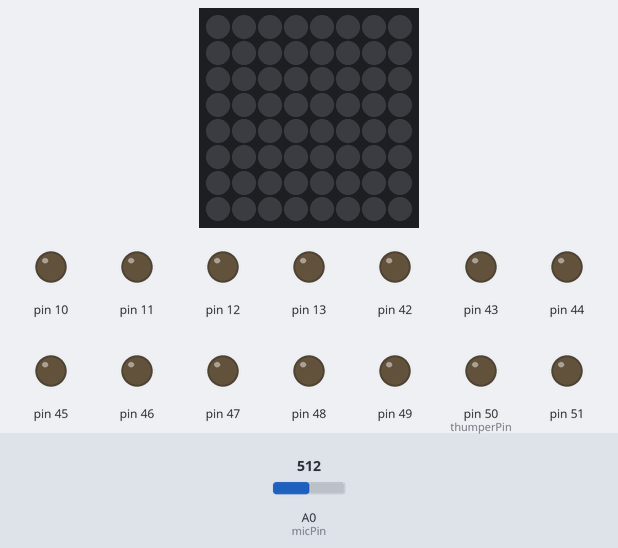
Simulated run of this sketch. Board: Arduino Mega 2560, built with avr-gcc and run on an emulated ATmega2560. Parts: 8×8 RGB LED matrix (first LED top left, wired row by row), output pins drawn as LEDs (lit = HIGH). The test bench sets the inputs (shaded band); at power-on: A0 (micPin) = 512. What the sketch prints to the serial monitor is not drawn.

Above: at 0.9 s.
Timing chart, 0 to 10.6 s (numbered marks = the images above):
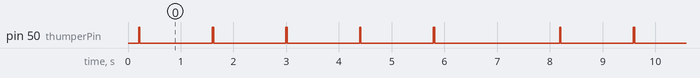

Measured:
- by itself, pin 50 (thumperPin): repeats every 8.0 s: 4 × (LOW 1.4 s, HIGH 0.03 s), LOW 2.4 s, HIGH 0.03 s
- by itself, everything shown: repeats every 8.0 s, in 10 steps

The sketch:

march21_i2c_rev1.ino
```cpp
#include <gfxfont.h>
#include <Adafruit_GFX.h>
#include <Wire.h>
#include <NewPing.h>
#include <Adafruit_LEDBackpack.h>
#include <stdint.h>

byte FWD = B00100010;  //ok
byte REV = B10001000;
byte rotRight = B00000000; //ok
byte rotLeft = B10101010; //ok
byte strRight = B00101000; //ok
byte strLeft = B10000010; //ok

byte All = B10101010;
// advanced motion variables
byte motionRear = B00010001;//Rear
byte motionFront = B01000100;//front
byte motion45Left = B00000101; // motion rightwheels
byte motion45Right = B01010000;
byte motionRightWheels = B00010001;// RIGHT WHEELS
byte motionLeftWheels = B01000100;// LEFT WHEELS

//%%%%%%%%%%%% CONVERSION FACTORS %%%%%%%%%%%%%%%%%%%%%%
int Steps;
float steps_per_inch = 217.6;
float steps_per_degree = 24;
byte motion = B01010101;
float dist_wall;
int period = 1000;


//********** sensor variables

// starboard and port

  #define TRIGGER_SensorLF 34     // ?
  #define ECHO_SensorLF 35        // ?
  #define TRIGGER_SensorLB 30     // ?
  #define ECHO_SensorLB 31        // ?
  #define TRIGGER_SensorRB 26     // ?
  #define ECHO_SensorRB 27        // ?
  #define TRIGGER_SensorRF 22     // ok
  #define ECHO_SensorRF 23        // ok

// fore and aft

  #define TRIGGER_SensorFR 28   //ok
  #define ECHO_SensorFR 29      //ok
  #define TRIGGER_SensorFL 36     //?
  #define ECHO_SensorFL 37        //?
  #define TRIGGER_SensorBL 32     //?
  #define ECHO_SensorBL 33        //?
  #define TRIGGER_SensorBR 24     //?
  #define ECHO_SensorBR 25       //?

  #define Max_Distance   100
  #define arrayIndex 1200        //may have to either decrease or increase the number of sample data reading that we take

  int Threshold = 513;          //if analogRead is greater than this value then increase counter


  int getData[arrayIndex] = {0};
  static int fiveData[6000] = {0};                              //this is the sample data

  int counter = 0;              //counts of signal going above the threshold
  int micPin= 0;                 //microphone pin number

  int thumperPin = 50;          //thumper pin number

  long averaging = 0;

  long timerA;
  long timerB;

  NewPing sonarFL(TRIGGER_SensorFL, ECHO_SensorFL,Max_Distance);
  NewPing sonarBL(TRIGGER_SensorBL, ECHO_SensorBL,Max_Distance);
  NewPing sonarBR(TRIGGER_SensorBR, ECHO_SensorBR,Max_Distance);
  NewPing sonarFR(TRIGGER_SensorFR, ECHO_SensorFR,Max_Distance);

  NewPing sonarLF(TRIGGER_SensorLF, ECHO_SensorLF,Max_Distance);
  NewPing sonarLB(TRIGGER_SensorLB, ECHO_SensorLB,Max_Distance);
  NewPing sonarRF(TRIGGER_SensorRB, ECHO_SensorRB,Max_Distance);
  NewPing sonarRB(TRIGGER_SensorRF, ECHO_SensorRF,Max_Distance);

  float micro_to_inches = 0.006756;
  float pi = 3.14159265;
  float sideWidth = 7.0675/micro_to_inches;
  float frontWidth = 6.75/micro_to_inches;

  float distanceXY;

  float oneFoot = 12/micro_to_inches;
  float Ycentered = 0.75/micro_to_inches;
  float Xcentered = 1.25/micro_to_inches;

  int Yoffset;
  int Xoffset;

  union byteToInt {byte input[4]; uint32_t out;};

  byteToInt byte_to_int;

  boolean gotData = 0;

  int byteCount = 0;

  const int FFT_SIZE = 256;

  uint32_t magnitudes[FFT_SIZE];

  int fft_bin = 0;

  boolean newMeas = false;

  int checkCount = 6;

  int sanityBoard[5][5]{{0,0,0,0,0},
                        {0,0,0,0,0},
                        {0,0,0,0,0},
                        {0,0,0,0,0},
                        {0,0,0,0,0}};

    // Define various ADC prescaler
    const unsigned char PS_16 = (1 << ADPS2);
    const unsigned char PS_32 = (1 << ADPS2) | (1 << ADPS0);
    const unsigned char PS_64 = (1 << ADPS2) | (1 << ADPS1);
    const unsigned char PS_128 = (1 << ADPS2) | (1 << ADPS1) | (1 << ADPS0);

//************************************************* LED MATRIX
int x;
int y;
int board[7][7]= {{0,0,0,0,0,0,0},
                  {0,0,0,0,0,0,0},
                  {0,0,0,0,0,0,0},
                  {0,0,0,0,0,0,0},
                  {0,0,0,0,0,0,0},
                  {0,0,0,0,0,0,0},
                  {0,0,0,0,0,0,0}};


Adafruit_BicolorMatrix matrix = Adafruit_BicolorMatrix();

//8************************************************* COMMAND PINS
int commandPin = 52;
//**************************************************SETUP
void setup()
{
  pinMode(thumperPin, OUTPUT);

//  Wire.begin(8);
//  Wire.onReceive(receiveEvent);
  Serial.begin(115200);
  //analogReadResolution(10);
  byte allOutputs = B11111111;
  matrix.begin(0x70);
  DDRL = allOutputs;
  DDRB = allOutputs;
  PORTB = 0x00;

  ADCSRA &= ~PS_128;
  ADCSRA |= PS_64;

x = 0;
y = 0;

delay(200);


//gridSearch();


//*****test section


//********************basic motion functions
//ForwardBackward (12,0,period);  //ok, distance calibrated. 12 inches= 110 steps (distance in inches, 1 fwd, 0 bwd, delay)
//strafe(12,1,50);            // (distance, right/left, delay
 //turn(180,1,100);
//advanced motion
//angleMotion (20,1,1,300);      // (distance, lerft/right , fw/bw/ , delay)
//arcMotion(90,1,1,300);       // (radius, arc degrees, left/right, fw/bw, delay)
//pivotMotion(90,1,1,300);    // (radius, arc degrees, left/right, fw/bw, delay)

//variable speed functions
//varSpeed (600,r,12,0); //calibrated 95%ish   (delay, speed ratio, distance, direction) (2.08 ratio/ 105 inches for almost perfect 12 in radius circle)

//final variable speed plus acceleration. working ok

//Steps = 1;
//float del;
//for (int i=1; i<Steps; i++)
//  {
//    del=800/i;
//    varSpeed (del,r,i*.2,1);
//  }
//float dis = 72-Steps*(Steps+1)*.1;
//    varSpeed (del,r,dis,1);

//for (int i=Steps; i>0; i--)
//  {
//    del=800/i;
//    varSpeed (del,r,i*.2,1);
//  }


//sonar ();

//alignLeft();
//alignBack();

//float wall = dist_wall;

//for (int i=0;i<6;i++)
//{
//varSpeed (800,.993,12,1);
//alignLeft();
//float angle1 = (dist_wall-wall)*micro_to_inches;
//angle1 = atan(angle1/12)*180/3.1415926;
//  else turn(-angle1,1,800);

//}
}

void loop()
{
//  if(newMeas){
//    Serial.print("\n");
//    Serial.print("Source:,");             //Which analog input source was that?
//    Serial.print("mic");
//    Serial.print(",");
//    for(int i=0;i<FFT_SIZE;i++)
//    {
//      Serial.print(magnitudes[i]);
//      Serial.print(",");
//    }
//      fft_bin = 0;
//      newMeas = false;
//}
//Serial.print("thump");
for(int j = 0; j < 5; j++){
    PORTB ^= 0x08;
    delay(25);
    PORTB ^= 0x08;
    timerA = micros();
    Serial.println("pre-loop");
    for (int i =0; i<arrayIndex;i++){
    Serial.println("within-loop");
      int x = analogRead(micPin);
      fiveData[i+arrayIndex*j] = x;
  }

     timerB = micros();
     delay(50);

     Serial.print("time: ");
     Serial.println(timerB - timerA);
}
//for(int k = 0; k<(arrayIndex*5); k++)
//{
//  if(fiveData[k]>Threshold)
//  {
//    counter++;
//  }
//}
Serial.println(counter);
//counter = 0;
delay(1000);

//Serial.print("counter = ");


//counter =  0;


   ///////////EXAMPLE OUTPUT////////////////

//Serial.print("Left Front = ");
//Serial.println(sonarLF.ping_median(5));
//
//Serial.print(" Left Back = ");
//Serial.println(sonarLB.ping_median(5));

//Serial.print(" Right Front = ");
//Serial.println(sonarRF.ping_median(5));
//
//Serial.print(" Right Back = ");
//Serial.println(sonarRB.ping_median(5));
//
//Serial.print(" Front Left = ");
//Serial.println(sonarFL.ping_median(5));
//
//Serial.print(" Front Right = ");
//Serial.println(sonarFR.ping_median(5));
//
//Serial.print(" Back Left = ");
//Serial.println(sonarBL.ping_median(5));
//
//Serial.print(" Back Right = ");
//Serial.println(sonarBR.ping_median(5));

//checkEmAll();
}

void gridSearch()
{
matrix.clear();
ForwardBackward(12,1,period);
y++;
turn(90,1,period);
ForwardBackward(12,1,period);
x++;
turn(90,0,period);
checkEmAll();
markHere(x,y);
while ((x < 5) || (y < 5))
  {
    if ( (x % 2) != 0 && y < 5)
        {
          ForwardBackward(12,1,period);
          y++;
      digitalWrite(commandPin, HIGH);
      delayMicroseconds(500000);
      digitalWrite(commandPin, LOW);
          //check obstacle
          //check tick tracer / dead end
          //display result
          markHere(x,y);
        }
    else if ( (x % 2) == 0 && y > 1)
    {
      ForwardBackward(12,0,period);
      y--;
      digitalWrite(commandPin, HIGH);
      delayMicroseconds(500000);
      digitalWrite(commandPin, LOW);
                //check obstacle
          //check tick tracer / dead end
          //display result
          markHere(x,y);
    }
    else if (y == 5 && x%2 != 0)
      {
        turn(90,1,period);
        ForwardBackward(12,1,period);
        turn(90,0,period);
        checkEmAll();
        x++;
        digitalWrite(commandPin, HIGH);
      delayMicroseconds(500000);
      digitalWrite(commandPin, LOW);
          //check obstacle
          //check tick tracer / dead end
          //display result
          markHere(x,y);
      }
    else if (y == 1 && x%2==0)
      {
      turn(90,1,period);
      ForwardBackward(12,1,period);
      turn(90,0,period);
      checkEmAll();
      x++;
      digitalWrite(commandPin, HIGH);
      delayMicroseconds(500000);
      digitalWrite(commandPin, LOW);
      //check obstacle
      //check tick tracer / dead end
      //display result
      markHere(x,y);
      }
   }
}

void checkEmAll()
{

  int yTolerance = 40; //microseconds

  float angleFront;
  float frontDistance;
  float angleLeft;
  float leftDistance;
  float angleBack;
  float backDistance;
  float angleRight;
  float rightDistance;

  float minMag;

//  Serial.print("front ");
//  Serial.println(angleFront);
//  Serial.print("left ");
//  Serial.println(angleLeft);
//  Serial.print("back ");
//  Serial.println(angleBack);
//  Serial.print("right ");
//  Serial.println(angleRight);
//  Serial.println("-------------------");
//  Serial.print("FRONT ");
//  Serial.println(frontDistance);
//  Serial.print("LEFT ");
//  Serial.println(leftDistance);
//  Serial.print("BACK ");
//  Serial.println(backDistance);
//  Serial.print("RIGHT ");
//  Serial.println(rightDistance);
//  Serial.println("-------------------");
//  if (angleFront == 100)
//    angleFront = angleBack;
//  if (angleBack == 100)
//    angleBack = angleFront;
//  if (angleRight == 100)
//    angleRight = angleLeft;
//  if (angleLeft == 100)
//    angleLeft = angleRight;

//  minMag += angleFront;
//  minMag += angleRight;
//  minMag += angleLeft;
//  minMag += angleBack;
//
//  minMag /= 4;

//  if(angleFront != angleFront)
//  {
//    minMag = 45;
//  }
//  else
//  {
//    minMag = abs(angleFront);
//  }
//
//  }
//  else if ((abs(minMag) > abs(angleBack)) && !(angleBack != angleBack))
//  {
//    minMag = abs(angleBack);
//  }

  if ( y < 3)
  {
    angleBack = angleMeas(sonarBR, sonarBL, frontWidth);
    backDistance = distanceXY;
    Yoffset = (backDistance-Ycentered)-oneFoot*y;
    if ( x < 3)
    {
      angleLeft = angleMeas(sonarLB, sonarLF, sideWidth);
      leftDistance = distanceXY;
      Xoffset = (leftDistance-Xcentered)-oneFoot*x;
      minMag = (angleLeft+angleBack)/2; //quadrant 3
    }
    else
    {
      angleRight = angleMeas(sonarRF, sonarRB, sideWidth);
      rightDistance = distanceXY;
      Xoffset = ((rightDistance-Xcentered)/(6-x))-oneFoot;
      minMag = (angleRight+angleBack)/2; //quadrant 4
    }
  }
  else
  {
    angleFront = angleMeas(sonarFL, sonarFR, frontWidth);
    frontDistance = distanceXY;
    Yoffset = ((frontDistance-Ycentered)/(6-y))-oneFoot;
    if (x < 3)
    {
      angleLeft = angleMeas(sonarLB, sonarLF, sideWidth);
      leftDistance = distanceXY;
      Xoffset = (leftDistance-Xcentered)-oneFoot*x;
      minMag = (angleLeft+angleFront)/2; //quadrant 2
    }
    else
    {
      angleRight = angleMeas(sonarRF, sonarRB, sideWidth);
      rightDistance = distanceXY;
      Xoffset = ((rightDistance-Xcentered)/(6-x))-oneFoot;
      minMag = (angleRight+angleFront)/2; //quadrant 1
    }
  }

  if (minMag>1)
  {
    turn(minMag, 1, period);
  }
  else if (minMag < -1)
  {
    turn(abs(minMag), 0, period);
  }

  if (Yoffset > 0)
  {
    ForwardBackward(Yoffset*micro_to_inches,0,period);
  }
  else
  {
    ForwardBackward(abs(Yoffset*micro_to_inches),1,period);
  }
  if (Xoffset > 0)
  {
    //turn(90,1,period);
    //ForwardBackward(Yoffset*micro_to_inches,0,period);
    //turn(90,0,period);
    strafe(Xoffset*micro_to_inches,0,period);
  }
  else
  {
    //turn(90,1,period);
    //ForwardBackward(Yoffset*micro_to_inches,1,period);
    //turn(90,0,period);
    strafe(abs(Xoffset*micro_to_inches),1,period);
  }


 if((checkCount % 2) == 0)
 {
   matrix.drawPixel(7,7, LED_RED);
   matrix.writeDisplay();
   checkCount++;
 }
 else
 {
   matrix.drawPixel(7,7, LED_GREEN);
   matrix.writeDisplay();
   checkCount--;

 }

}

////////////////////////////////////////////////////////// RECIEVE EVENT HANDLER
void receiveEvent(int howMany){
  if(howMany){
    for(int i=0; i<howMany; i++){
        byte_to_int.input[i] = Wire.read();
      }
      magnitudes[fft_bin] = byte_to_int.out;
        fft_bin++;
   if(fft_bin == FFT_SIZE)
   {
     fft_bin = 0;
     newMeas = true;
   }
  }
}
//****************** align to wall

//**********************************************************Calculate angle
// firts sensor is MOST COUNTERCLOCKWISE
float angleMeas(NewPing sens1, NewPing sens2, float sensWidth)//sensWidth front  = 6.75, sensWidth sides = 7.0625
{
  int N = 1;
  float dist1 = 0;
  float dist2 = 0;
  float a;
  float b;
  float angle;
  float opposite;

  for (int i=0;i<N;i++){
  dist1 += sens1.ping_median(5);
  dist2 += sens2.ping_median(5);
  }

  dist1 /= N;
  dist2 /= N;

  distanceXY = (dist1+dist2)/2;

  opposite = (dist1-dist2);

  if (abs(opposite) < sensWidth)
  {
    angle = asin(opposite/sensWidth)*(180/pi);
    return angle;
  }
  return 100;
}


//*************************************************************45ANGLE Motion

void angleMotion (float inches, int dirLR, int dirFB, int Delay)
{
  long distance;
  inches *=steps_per_inch;
  distance = inches;

  if (dirFB==1) //dirFB=1 means forward, 0 means backward
    {
      PORTL = FWD;
      if (dirLR==1) //dirLR=1 means right, 0 means left
         for (int i=0; i<distance; i++)
          {
             PORTL ^= motion45Right;
             delayMicroseconds(Delay);
          }
      else
        for (int i=0; i<distance; i++)
           {
            PORTL ^= motion45Left;
            delayMicroseconds(Delay);
           }
    }
  else
    {
      PORTL = REV;
      if (dirLR==1) //dirLR=1 means right, 0 means left
         for (int i=0; i<distance; i++)
          {
             PORTL ^= motion45Right;
             delayMicroseconds(Delay);
          }
      else
        for (int i=0; i<distance; i++)
           {
           PORTL ^= motion45Left;
            delayMicroseconds(Delay);
           }
    }
}


//****************************************************************TURN

void turn (int deg, int dir, int Delay)
{
  long steps;

 steps = deg*steps_per_degree;
  if (dir==1) // dir=1 is right, dir=0 is left
    {
        PORTL = rotRight;
        for (int i=0; i<steps; i++)
          {
            PORTL ^= motion;
            delayMicroseconds(Delay);
          }
    }
   else
    {
      PORTL = rotLeft;
      for (int i=0; i<steps; i++)
        {
            PORTL ^= motion;
            delayMicroseconds(Delay);
        }
    }
}


//***********************************************************FORWARDBACKWARD

void ForwardBackward (float inches, int dir, int Delay)
{
   long distance;
   inches *= steps_per_inch;
   distance = inches;


   if (dir==1) // dir=1 is forward, dir=0 is backward
    {
      PORTL = FWD;
    for (int i=0; i<distance; i++)
      {
        PORTL ^= motion;
        delayMicroseconds (Delay);
      }
    }
  else
    {
      PORTL = REV;

    for (int i=0; i<distance; i++)
      {
        PORTL ^= motion;
        delayMicroseconds (Delay);
      }
    }
}
//************************************************************STRAFE

void strafe(float inches, int dir, int Delay)
{
  long distance;
  inches *=steps_per_inch;
  distance = inches;

  if (dir==1)  //dir=1 strafe right, if dir = 0 strafe left
    {
      PORTL = strRight;
      for (int i=0; i<distance; i++)
        {
          PORTL ^= motion;
          delayMicroseconds(Delay);
        }
    }
   else
    {
      PORTL = strLeft;
      for (int i=0; i<distance; i++)
        {
          PORTL ^= motion;
          delayMicroseconds(Delay);
        }
    }
}

//******************************************************** LED DISPLAYS

void displayLED(){

  for(int i = 0; i <=7; i++){
    for(int j = 0; j <=7; j++){
      matrix.drawPixel(i,j, LED_GREEN);
      matrix.writeDisplay();
    }//end of second for
  }//end of first for
}
void markHere(int i, int j){
  //i += 1;
  //j += 1;
  matrix.drawPixel(i,j, LED_RED);
  matrix.writeDisplay();
}//end of marking the wire
```
